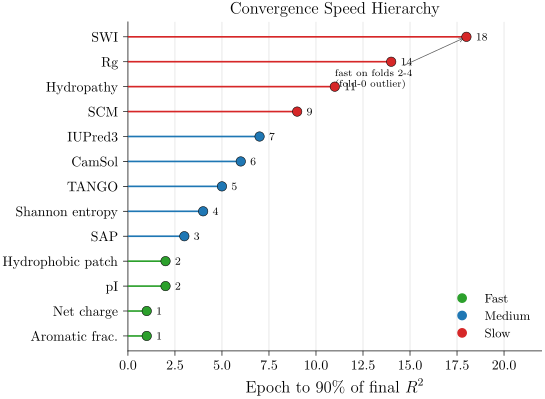

Recreate this plot in Python.
# P05_v1: probe convergence-epoch hierarchy, lollipop chart colored by regime
# Visualizes: F1 additional observation
# DATA: inline from content_masterarbeit.md F1 epoch-to-90% table
import sys
from pathlib import Path
sys.path.insert(0, str(Path(__file__).parent.parent))
from plot_utils import figsize
import matplotlib.pyplot as plt
import numpy as np

# (property, epoch-to-90%, regime)
data = [
    ("Aromatic frac.", 1, "fast"),
    ("Net charge", 1, "fast"),
    ("pI", 2, "fast"),
    ("Hydrophobic patch", 2, "fast"),
    ("SAP", 3, "medium"),
    ("Shannon entropy", 4, "medium"),
    ("TANGO", 5, "medium"),
    ("CamSol", 6, "medium"),
    ("IUPred3", 7, "medium"),
    ("SCM", 9, "slow"),
    ("Hydropathy", 11, "slow"),
    ("Rg", 14, "slow"),
    ("SWI", 18, "slow"),  # outlier (fast on folds 2-4 only)
]
data = sorted(data, key=lambda r: r[1])
COLORS = {"fast": "#2ca02c", "medium": "#1f77b4", "slow": "#d62728"}

fig, ax = plt.subplots(figsize=figsize(0.85, ratio=0.8))
for i, (name, ep, reg) in enumerate(data):
    ax.plot([0, ep], [i, i], color=COLORS[reg], lw=1.2, zorder=3)
    ax.scatter([ep], [i], s=46, color=COLORS[reg], zorder=4, edgecolor="black", lw=0.4)
    ax.text(ep + 0.5, i, str(ep), va="center", fontsize=8)

# annotate SWI outlier
ax.annotate("fast on folds 2-4\n(fold-0 outlier)", xy=(18, 12), xytext=(11, 10),
            fontsize=7.5, arrowprops=dict(arrowstyle="->", lw=0.5, color="#555"))

ax.set_yticks(range(len(data)))
ax.set_yticklabels([d[0] for d in data])
ax.set_xlabel(r"Epoch to 90\% of final $R^2$")
ax.set_title(r"Convergence Speed Hierarchy")

# legend
from matplotlib.lines import Line2D
handles = [Line2D([], [], marker="o", color=COLORS[r], linestyle="",
                  markersize=6, label=r.title()) for r in ["fast","medium","slow"]]
ax.legend(handles=handles, frameon=False, loc="lower right", fontsize=9)
ax.set_xlim(0, 22)
ax.spines[["top", "right"]].set_visible(False)
ax.grid(True, linewidth=0.4, alpha=0.5, zorder=0, axis="x")
fig.savefig(Path(__file__).with_suffix(".pdf"))
